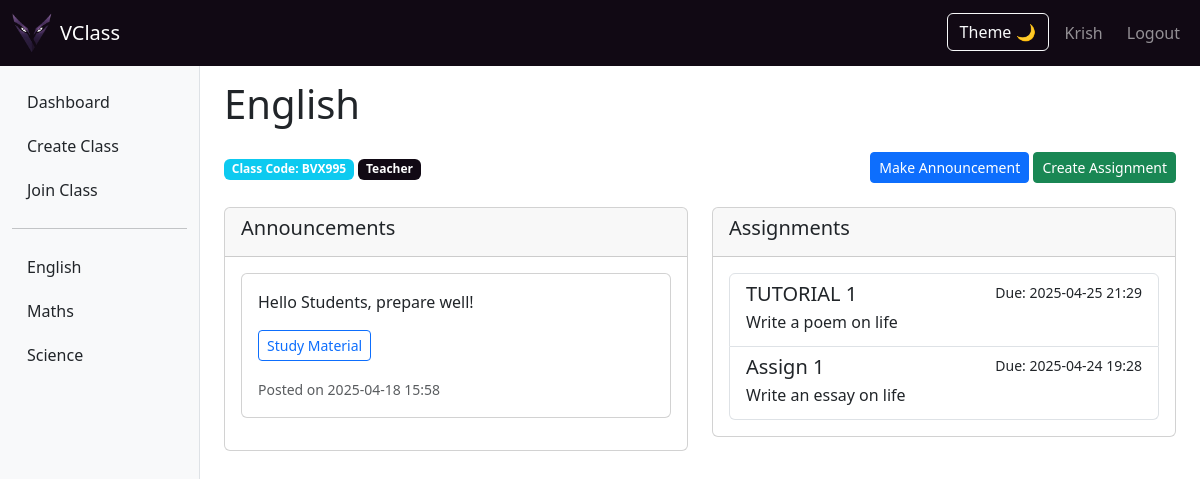
The page /class/1 (signed in) on the database its author committed.
### app.py (models this page shows)
class Class(db.Model):
    id = db.Column(db.Integer, primary_key=True)
    title = db.Column(db.String(100), nullable=False)
    code = db.Column(db.String(10), nullable=False, unique=True)
    creator_id = db.Column(db.Integer, db.ForeignKey('user.id'), nullable=False)

class Announcement(db.Model):
    id = db.Column(db.Integer, primary_key=True)
    class_id = db.Column(db.Integer, db.ForeignKey('class.id'), nullable=False)
    user_id = db.Column(db.Integer, db.ForeignKey('user.id'), nullable=False)
    content = db.Column(db.Text, nullable=False)
    attachment = db.Column(db.String(200))
    created_at = db.Column(db.DateTime, default=datetime.utcnow)

class Assignment(db.Model):
    id = db.Column(db.Integer, primary_key=True)
    class_id = db.Column(db.Integer, db.ForeignKey('class.id'), nullable=False)
    title = db.Column(db.String(100), nullable=False)
    description = db.Column(db.Text, nullable=False)
    attachment = db.Column(db.String(200))
    due_date = db.Column(db.DateTime)
    created_at = db.Column(db.DateTime, default=datetime.utcnow)
    ideal_answer_attachment = db.Column(db.String(200), nullable=True)
    ideal_answer_text = db.Column(db.Text, nullable=True)
    ideal_answer_visible = db.Column(db.Boolean, default=False)

### app.py (the view)
@app.route('/class/<int:class_id>')
def view_class(class_id):
    if 'user_id' not in session:
        return redirect(url_for('login'))
    class_obj = Class.query.get_or_404(class_id)
    enrollment = ClassEnrollment.query.filter_by(
        user_id=session['user_id'], class_id=class_id
    ).first_or_404()
    announcements = Announcement.query.filter_by(class_id=class_id).order_by(Announcement.created_at.desc()).all()
    assignments = Assignment.query.filter_by(class_id=class_id).order_by(Assignment.created_at.desc()).all()
    return render_template('class.html',
                          class_obj=class_obj,
                          is_teacher=enrollment.is_teacher,
                          announcements=announcements,
                          assignments=assignments)

### app.py (called while the page is built)
@app.context_processor
def utility_processor():
    def get_user_classes():
        if 'user_id' in session:
            user_id = session['user_id']
            enrollments = ClassEnrollment.query.filter_by(user_id=user_id).all()
            class_data = []
            for enrollment in enrollments:
                class_obj = Class.query.get(enrollment.class_id)
                if class_obj:
                    class_obj.is_teacher = enrollment.is_teacher
                    class_data.append(class_obj)
            return class_data
        return []
    return {'get_user_classes': get_user_classes}

### templates/class.html
{% extends "base.html" %}
{% block content %}
    <h1 class="mb-4">{{ class_obj.title }}</h1>
    <div class="mb-4">
        <div class="d-flex justify-content-between align-items-center">
            <div>
                <span class="badge bg-info">Class Code: {{ class_obj.code }}</span>
                {% if is_teacher %}
                    <span class="badge bg-primary">Teacher</span>
                {% else %}
                    <span class="badge bg-secondary">Student</span>
                {% endif %}
            </div>
            {% if is_teacher %}
                <div>
                    <a href="{{ url_for('create_announcement', class_id=class_obj.id) }}" class="btn btn-primary btn-sm">
                        Make Announcement
                    </a>
                    <a href="{{ url_for('create_assignment', class_id=class_obj.id) }}" class="btn btn-success btn-sm">
                        Create Assignment
                    </a>
                </div>
            {% endif %}
        </div>
    </div>
    <div class="row">
        <div class="col-md-6">
            <div class="card mb-4">
                <div class="card-header">
                    <h5 class="card-title">Announcements</h5>
                </div>
                <div class="card-body">
                    {% if announcements %}
                        {% for announcement in announcements %}
                            <div class="card mb-3">
                                <div class="card-body">
                                    <p class="card-text">{{ announcement.content }}</p>
                                    {% if announcement.attachment %}
                                        <p class="card-text">
                                            <a href="{{ url_for('static', filename='uploads/' + announcement.attachment) }}"
                                               target="_blank" class="btn btn-sm btn-outline-primary">
                                                Study Material
                                            </a>
                                        </p>
                                    {% endif %}
                                    <p class="card-text">
                                        <small class="text-muted">
                                            Posted on {{ announcement.created_at.strftime('%Y-%m-%d %H:%M') }}
                                        </small>
                                    </p>
                                </div>
                            </div>
                        {% endfor %}
                    {% else %}
                        <p class="text-center">No announcements yet.</p>
                    {% endif %}
                </div>
            </div>
        </div>
        <div class="col-md-6">
            <div class="card">
                <div class="card-header">
                    <h5 class="card-title">Assignments</h5>
                </div>
                <div class="card-body">
                    {% if assignments %}
                        <div class="list-group">
                            {% for assignment in assignments %}
                                <a href="{{ url_for('view_assignment', assignment_id=assignment.id) }}"
                                   class="list-group-item list-group-item-action">
                                    <div class="d-flex w-100 justify-content-between">
                                        <h5 class="mb-1">{{ assignment.title }}</h5>
                                        {% if assignment.due_date %}
                                            <small>Due: {{ assignment.due_date.strftime('%Y-%m-%d %H:%M') }}</small>
                                        {% endif %}
                                    </div>
                                    <p class="mb-1">{{ assignment.description[:100] }}{% if assignment.description|length > 100 %}...{% endif %}</p>
                                </a>
                            {% endfor %}
                        </div>
                    {% else %}
                        <p class="text-center">No assignments yet.</p>
                    {% endif %}
                </div>
            </div>
        </div>
    </div>
{% endblock %}

### templates/base.html (shortened to what this page needs)
<!DOCTYPE html>
<html lang="en">
<head>
    <link href="https://cdn.jsdelivr.net/npm/bootstrap@5.3.0-alpha1/dist/css/bootstrap.min.css" rel="stylesheet">
</head>
<body>
    <nav class="navbar navbar-expand-lg navbar-dark bg-primary fixed-top" style="background-color: #110914;">
        <div class="container-fluid">
            <a class="navbar-brand d-flex align-items-center" href="{{ url_for('dashboard') if 'user_id' in session else url_for('index') }}">
                <img class="m-header__image m-header__image--pc me-2"
                     src="{{ url_for('static', filename='images/final.png') }}"
                     alt="VClass" style="height: 40px;">
                <span class="navbar-title">VClass</span>
            </a>
            <div class="collapse navbar-collapse" id="navbarNav">
                <ul class="navbar-nav ms-auto">
                    {% if 'user_id' in session %}
                    <li class="nav-item">
                        <button id="darkModeToggle" class="btn btn-outline-light ms-2">Theme 🌙</button>
                    </li>
                        <li class="nav-item">
                            <a class="btn btn-outline-light ms-2 nav-link" href="{{url_for('profile')}}">{{ session['username'] }}</a>
                        </li>
                        <li class="nav-item">
                            <a class="btn btn-outline-light ms-2 nav-link" href="{{ url_for('logout') }}">Logout</a>
                        </li>
                    {% endif %}
                </ul>
            </div>
        </div>
    </nav>
    {% if 'user_id' in session %}
        <div class="container-fluid">
            <div class="row">
                <div class="col-md-3 col-lg-2 d-md-block sidebar collapse">
                    <div class="position-sticky">
                        <ul class="nav flex-column">
                            <li class="nav-item">
                                <a class="nav-link" href="{{ url_for('dashboard') }}">Dashboard</a>
                            </li>
                            <li class="nav-item">
                                <a class="nav-link" href="{{ url_for('create_class') }}">Create Class</a>
                            </li>
                            <li class="nav-item">
                                <a class="nav-link" href="{{ url_for('join_class') }}">Join Class</a>
                            </li>
                            <li class="nav-item">
                                <hr>
                            </li>
                            {% set user_classes = get_user_classes() %}
                            {% if user_classes %}
                                {% for class in user_classes %}
                                    <li class="nav-item">
                                        <a class="nav-link" href="{{ url_for('view_class', class_id=class.id) }}">
                                            {{ class.title }}
                                        </a>
                                    </li>
                                {% endfor %}
                            {% endif %}
                        </ul>
                    </div>
                </div>
                <main class="col-md-9 ms-sm-auto col-lg-10 px-md-4 main-content">
                    {% block content %}{% endblock %}
                </main>
            </div>
        </div>
    {% endif %}
</body>
</html>

### templates/base.html (style rules this page uses)
:root { --bg-color: #ffffff; --text-color: #212529; --sidebar-bg: #f8f9fa; --sidebar-border: #dee2e6; --sidebar-hover: #e9ecef; }
body { padding-top: 60px; background-color: var(--bg-color); color: var(--text-color); transition: background-color 0.3s ease, color 0.3s ease; }
.sidebar { height: 100vh; position: fixed; top: 60px; left: 0; padding-top: 20px; background-color: var(--sidebar-bg); border-right: 1px solid var(--sidebar-border); overflow-y: auto; }
.sidebar a { padding: 10px 15px; text-decoration: none; display: block; color: var(--text-color); }
body { padding-top: 60px; }
.bg-primary { background-color: #110914 !important; }
.sidebar { height: 100vh; position: fixed; top: 60px; left: 0; padding-top: 20px; background-color: #f8f9fa; border-right: 1px solid #dee2e6; overflow-y: auto; }
.sidebar a { padding: 10px 15px; text-decoration: none; display: block; color: #212529; }
.main-content { margin-left: 250px; padding: 20px; }

### rows shown on the page
Class: title "English", code "BVX995"
Class: title "Maths"
Class: title "Science"
Announcement: content "Hello Students, prepare well!", created_at "2025-04-18 15:58"
Assignment: title "TUTORIAL 1", due_date "2025-04-25 21:29", description "Write a poem on life"
Assignment: title "Assign 1", due_date "2025-04-24 19:28", description "Write an essay on life"

### other values the page prints
{{ session['username'] }} "Krish"
